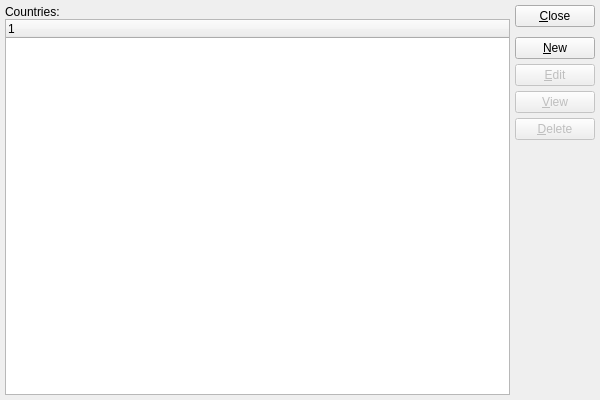
<?xml version="1.0" encoding="UTF-8"?>
<ui version="4.0">
 <comment>This file is part of the xTuple ERP: PostBooks Edition, a free and
open source Enterprise Resource Planning software suite,
Copyright (c) 1999-2019 by OpenMFG LLC, d/b/a xTuple.
It is licensed to you under the Common Public Attribution License
version 1.0, the full text of which (including xTuple-specific Exhibits)
is available at www.xtuple.com/CPAL.  By using this software, you agree
to be bound by its terms.</comment>
 <class>countries</class>
 <widget class="QWidget" name="countries">
  <property name="geometry">
   <rect>
    <x>0</x>
    <y>0</y>
    <width>600</width>
    <height>400</height>
   </rect>
  </property>
  <property name="windowTitle">
   <string>List Countries</string>
  </property>
  <layout class="QGridLayout" name="gridLayout">
   <item row="0" column="0">
    <layout class="QVBoxLayout">
     <property name="spacing">
      <number>0</number>
     </property>
     <item>
      <widget class="QLabel" name="_countriesLit">
       <property name="text">
        <string>Countries:</string>
       </property>
      </widget>
     </item>
     <item>
      <widget class="XTreeWidget" name="_countries"/>
     </item>
    </layout>
   </item>
   <item row="0" column="1">
    <layout class="QVBoxLayout" name="verticalLayout">
     <item>
      <widget class="QPushButton" name="_close">
       <property name="text">
        <string>&amp;Close</string>
       </property>
      </widget>
     </item>
     <item>
      <spacer name="verticalSpacer">
       <property name="orientation">
        <enum>Qt::Vertical</enum>
       </property>
       <property name="sizeType">
        <enum>QSizePolicy::Preferred</enum>
       </property>
       <property name="sizeHint" stdset="0">
        <size>
         <width>20</width>
         <height>5</height>
        </size>
       </property>
      </spacer>
     </item>
     <item>
      <widget class="QPushButton" name="_new">
       <property name="text">
        <string>&amp;New</string>
       </property>
      </widget>
     </item>
     <item>
      <widget class="QPushButton" name="_edit">
       <property name="enabled">
        <bool>false</bool>
       </property>
       <property name="text">
        <string>&amp;Edit</string>
       </property>
      </widget>
     </item>
     <item>
      <widget class="QPushButton" name="_view">
       <property name="enabled">
        <bool>false</bool>
       </property>
       <property name="text">
        <string>&amp;View</string>
       </property>
      </widget>
     </item>
     <item>
      <widget class="QPushButton" name="_delete">
       <property name="enabled">
        <bool>false</bool>
       </property>
       <property name="text">
        <string>&amp;Delete</string>
       </property>
      </widget>
     </item>
     <item>
      <spacer name="Spacer14">
       <property name="orientation">
        <enum>Qt::Vertical</enum>
       </property>
       <property name="sizeType">
        <enum>QSizePolicy::Expanding</enum>
       </property>
       <property name="sizeHint" stdset="0">
        <size>
         <width>20</width>
         <height>20</height>
        </size>
       </property>
      </spacer>
     </item>
    </layout>
   </item>
  </layout>
 </widget>
 <layoutdefault spacing="5" margin="5"/>
 <customwidgets>
  <customwidget>
   <class>XTreeWidget</class>
   <extends>QTreeWidget</extends>
   <header>xtreewidget.h</header>
   <container>1</container>
  </customwidget>
 </customwidgets>
 <tabstops>
  <tabstop>_countries</tabstop>
  <tabstop>_close</tabstop>
  <tabstop>_new</tabstop>
  <tabstop>_edit</tabstop>
  <tabstop>_view</tabstop>
  <tabstop>_delete</tabstop>
 </tabstops>
 <resources/>
 <connections>
  <connection>
   <sender>_close</sender>
   <signal>clicked()</signal>
   <receiver>countries</receiver>
   <slot>close()</slot>
   <hints>
    <hint type="sourcelabel">
     <x>20</x>
     <y>20</y>
    </hint>
    <hint type="destinationlabel">
     <x>20</x>
     <y>20</y>
    </hint>
   </hints>
  </connection>
  <connection>
   <sender>_countries</sender>
   <signal>valid(bool)</signal>
   <receiver>_view</receiver>
   <slot>setEnabled(bool)</slot>
   <hints>
    <hint type="sourcelabel">
     <x>20</x>
     <y>20</y>
    </hint>
    <hint type="destinationlabel">
     <x>20</x>
     <y>20</y>
    </hint>
   </hints>
  </connection>
 </connections>
</ui>
